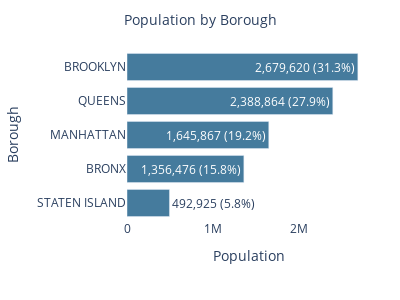

The code cell stored with this chart in its notebook:
### Code cell
import plotly.graph_objects as go
import pandas as pd

# Clean and prepare data
df_clean = df[df['BORO_NM'] != '(null)']
sizes = df_clean['BORO_NM'].value_counts().reset_index()
sizes.columns = ['Borough', 'Count']

sizes["Population"] = sizes['Borough'].map({
    'BROOKLYN': 2679620,
    'QUEENS': 2388864,
    'MANHATTAN': 1645867,
    'BRONX': 1356476,
    'STATEN ISLAND': 492925
})

sizes["Population %"] = (sizes["Population"] / sizes["Population"].sum()) * 100
sizes_sorted = sizes.sort_values("Population", ascending=True)

# Create figure from the Bar trace
fig = go.Figure(
    data=go.Bar(
        x=sizes_sorted['Population'],
        y=sizes_sorted['Borough'],
        orientation='h',
        marker_color='#457b9d',
        text=[f"{pop:,.0f} ({pct:.1f}%)" for pop, pct in zip(sizes_sorted['Population'], sizes_sorted['Population %'])],
        hovertemplate='<b>%{y}</b><br>Population: %{text}<extra></extra>'
    )
)

fig.update_layout(
    height=300,
    width=400,
    title_x=0.5,
    title_text="Population by Borough",
    plot_bgcolor='white',
    xaxis_title="Population",
    yaxis_title="Borough",
    margin=dict(t=50, r=30, l=30),
    title_font=dict(size=14)
)

fig.write_html("../images/population_bar.html")
fig.show()

### Figure 1 — Plotly figure (JSON) as saved in the notebook; plotly's stock layout.template omitted (floating-point values rounded to 4 significant figures)
{"data": [{"hovertemplate": "<b>%{y}</b><br>Population: %{text}<extra></extra>", "marker": {"color": "#457b9d"}, "orientation": "h", "text": ["492,925 (5.8%)", "1,356,476 (15.8%)", "1,645,867 (19.2%)", "2,388,864 (27.9%)", "2,679,620 (31.3%)"], "type": "bar", "x": [492925, 1356476, 1645867, 2388864, 2679620], "y": ["STATEN ISLAND", "BRONX", "MANHATTAN", "QUEENS", "BROOKLYN"]}], "layout": {"height": 300, "margin": {"l": 30, "r": 30, "t": 50}, "plot_bgcolor": "white", "title": {"font": {"size": 14}, "text": "Population by Borough", "x": 0.5}, "width": 400, "xaxis": {"title": {"text": "Population"}}, "yaxis": {"title": {"text": "Borough"}}}}
